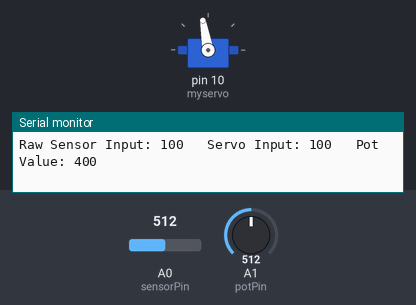
A sketch run on a simulated Arduino Uno, built with avr-gcc and run on an emulated ATmega328P. Shown: servo, the last lines printed to the serial monitor. The test bench sets the inputs (shaded band); at power-on: A1 (potPin) = 512, A0 (sensorPin) = 512.

Above: at 1.2 s.
1.3 s: A1 (potPin) set to 716
At 2.6 s:
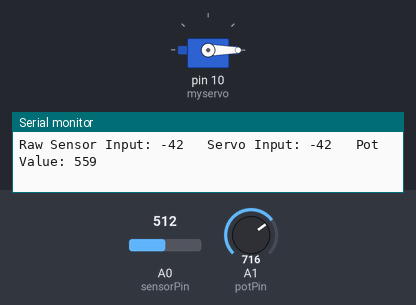
2.9 s: A0 (sensorPin) set to 716
At 3.6 s:
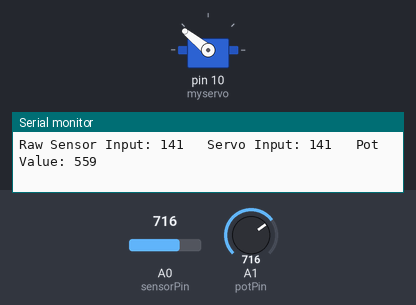
4.5 s: A0 (sensorPin) set to 511
At 5.8 s:
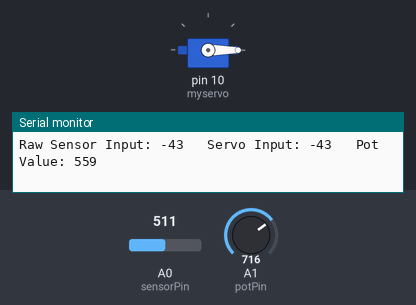
6.1 s: A1 (potPin) set to 511
At 6.7 s:
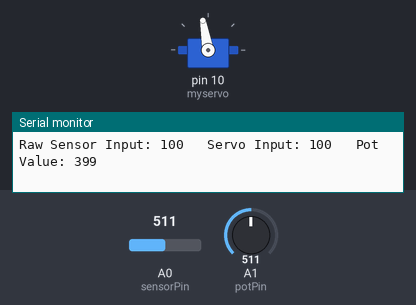
7.7 s: A1 (potPin) set to 122
At 8.9 s:
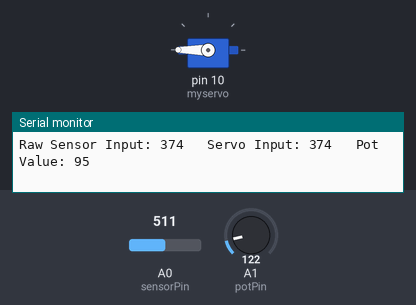
9.2 s: A0 (sensorPin) set to 122
At 10.2 s:
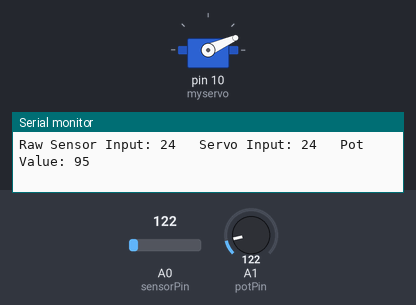
Timing chart, 0 to 11.8 s (numbered marks = the images above; inputs shaded):
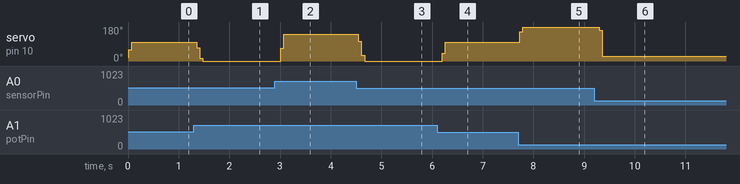

The sketch:

test0.ino
```cpp
/* This file contains a test code meant to test the gain value specific to
   Yovany's arm.The test results will be evaluated based on the control quality
   of the motion.
   These will be the 3 tests conducted:
    a: the servo input will be the averaged sensor value times the gain
    b: the servo input will be the average of the product of the sensor value and
      the gain
    c: let the averaging function return the product of the averaged sensor value
      and the gain
  By Jose Catarino
    Adapted from Michal Rinott's Example

Current Version
  v0.0
*/

#include <Servo.h>

Servo myservo;  // create servo object to control a servo

int sensorPin = 0;  // analog pin used to connect the sensor
int val;    // variable to read the value from the analog pin
int potPin = 1; // pin for potentiometer
int potVal; // raw value from potentiometer
int potVal1;

// values for the average function
int g1 = 0;
int g2 = 0;
int g3 = 0;
int g4 = 0;
int g5 = 0;
int g = 0;

void setup() {
  Serial.begin(9600);
  myservo.attach(10);  // attaches the servo on pin 9 to the servo object
}

// avgFilter(variable to average)
int avgFilter (int a) {
  g5 = g4;
  g4 = g3;
  g3 = g2;
  g2 = g1;
  g1 = a;
  g = (g1 + g2 + g3 + g4 + g5) / 5;
  return g;

  // test c
  //return g * gain;
}


void loop() {
  potVal = analogRead(potPin);
  val = analogRead(sensorPin);         // reads the value of the sensor (value between 60 and 200)
  val = map(val, 0 + potGain(), 200 + potGain(), 0, 180);     // scale it to use it with the servo (value between 0 and 180)

  // test a
  myservo.write(avgFilter(val));  // sets the servo position according to the scaled value
  // test b
  //myservo.write(avgFilter(val*gain));

  Serial.print("Raw Sensor Input: ");
  Serial.print(val);
  Serial.print("   ");
  Serial.print("Servo Input: ");
  Serial.print(avgFilter(val));
  Serial.print("   ");
  Serial.print("Pot Value: ");
  Serial.println(potGain());

  delay(15);
}

int potGain () {
  potVal1 = map(potVal, 0, 1023, 0, 800);
  return potVal1;
}
```

Measured:
- after the input at 1.3 s, servo on pin 10 (myservo): 100° → 71° after 0.06 s, → 14° 0.06 s later, → 0° 0.06 s later
- after the input at 2.9 s, servo on pin 10 (myservo): 0° → 67° after 0.11 s, → 141° 0.06 s later
- after the input at 4.5 s, servo on pin 10 (myservo): 141° → 104° after 0.05 s, → 30° 0.06 s later, → 0° 0.06 s later
- after the input at 6.1 s, servo on pin 10 (myservo): 0° → 42° after 0.10 s, → 100° 0.06 s later
- after the input at 7.7 s, servo on pin 10 (myservo): 100° → 154° at once, → 180° 0.06 s later
- after the input at 9.2 s, servo on pin 10 (myservo): 180° → 24° after 0.10 s
